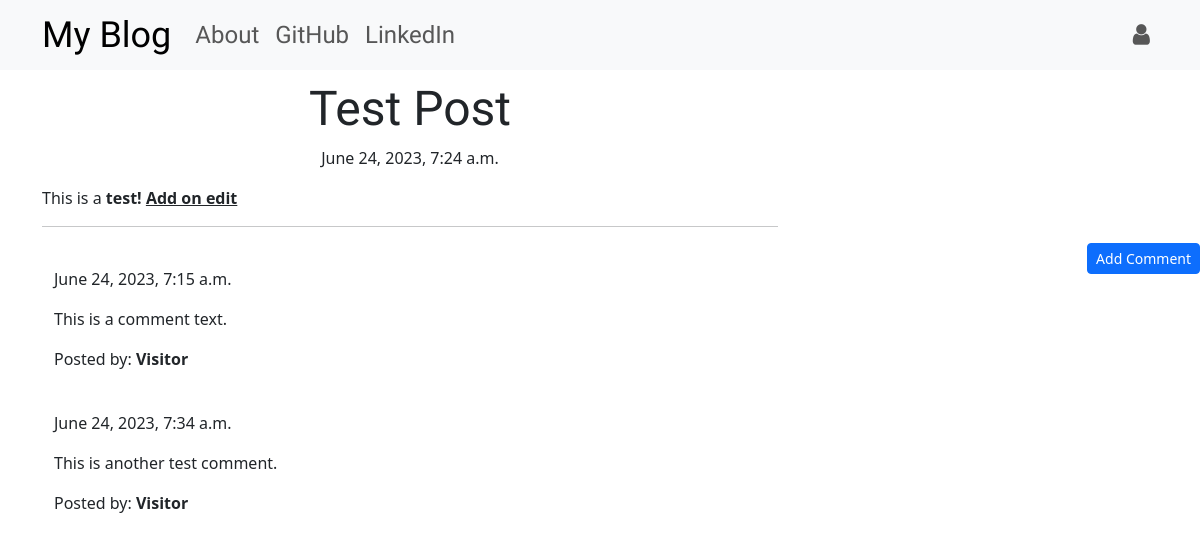
The app's page /post/4/ with its own data.
### blog/models.py (models this page shows, shortened)
class Post(models.Model):
    author = models.ForeignKey('auth.User', on_delete=models.CASCADE)
    title = models.CharField(max_length=256)
    text = models.TextField()
    create_date = models.DateTimeField(default=timezone.now)
    published_date = models.DateTimeField(blank=True, null=True)

class Comment(models.Model):
    post = models.ForeignKey('blog.Post', on_delete=models.CASCADE, related_name='comments')
    author = models.CharField(max_length=256)
    text = models.TextField()
    create_date = models.DateTimeField(default=timezone.now())
    approved_comment = models.BooleanField(default=False)

### blog/views.py (the view)
# urls.py: path('post/<int:pk>/', views.PostDetailView.as_view(), name='post_detail'),
class PostDetailView(DetailView):
    model = Post

### blog/templates/blog/post_detail.html (shortened to what this page needs)
{% extends 'blog/base.html' %}
{% block content %}
    <h1 class="posttitle loader">{{ post.title }}</h1>
    {% if post.published_date %}
        <div class="date postdate">
            {{ post.published_date }}
        </div>
    {% else %}
        <a class="btn btn-outline-dark" href="{% url 'post_publish' pk=post.pk %}">Publish</a>
    {% endif %}
    <p class="postcontent">{{ post.text|safe|linebreaksbr }}</p>
    <hr>
    <a class="btn btn-primary btn-comment btn-sm" href="{% url 'add_comment_to_post' pk=post.pk %}">Add Comment</a>
    <div class="container">
        {% for comment in post.comments.all %}
            <br>
            {% if user.is_authenticated or comment.approved_comment %}
                {{ comment.create_date }}
                <p>{{ comment.text|safe|linebreaks }}</p>
                <p>Posted by: <strong>{{ comment.author }}</strong></p>
            {% endif %}
            {% empty %}
            <p>No Comments!</p>
        {% endfor %}
    </div>
{% endblock %}

### blog/templates/blog/base.html (shortened to what this page needs)
<!DOCTYPE html>
{% load static %}
<html lang="en">
<head>
    <link href="https://cdn.jsdelivr.net/npm/bootstrap@5.3.0/dist/css/bootstrap.min.css" rel="stylesheet">
    <link rel="stylesheet" href="//cdn.jsdelivr.net/npm/medium-editor@latest/dist/css/medium-editor.min.css" type="text/css" media="screen" charset="utf-8">
    <link href="https://maxcdn.bootstrapcdn.com/font-awesome/4.7.0/css/font-awesome.min.css" rel="stylesheet">
    <link rel="stylesheet" href="{% static 'css/blog.css' %}">
</head>
<body class="loader">
    <nav class="navbar navbar-expand-lg bg-light techfont custom-navbar">
        <div class="container">
            <ul class="navbar-nav align-items-center">
                <li><a class="navbar-brand bigbrand" href="{% url 'post_list' %}">My Blog</a></li>
                <li><a class="nav-item nav-link" href="{% url 'about' %}">About</a></li>
                <li><a class="nav-item nav-link" href="https://www.github.com/samjain06">GitHub</a></li>
                <li><a class="nav-item nav-link" href="https://www.linkedin.com/in/samjain06">LinkedIn</a></li>
            </ul>
            <ul class="navbar-nav align-items-center ml-auto">
                {% if user.is_authenticated %}
                    <li><a class="nav-item nav-link" href="{% url 'post_new' %}">New Post</a></li>
                    <li><a class="nav-item nav-link" href="{% url 'post_draft_list' %}">Drafts</a></li>
                    <li><a class="nav-item nav-link" href="{% url 'logout' %}">Logout</a></li>
                    <li><a class="nav-item nav-link">Welcome, {{ user.username }}</a></li>
                {% else %}
                    <li><a class="nav-item nav-link" href="{% url 'login' %}"><span class="fa fa-user"></span></a></li>
                {% endif %}
            </ul>
        </div>
    </nav>
    <div class="content container">
        <div class="row">
            <div class="col-md-8">
                <div class="blog_posts">
                    {% block content %}
                    {% endblock %}
                </div>
            </div>
        </div>
    </div>
</body>
</html>

### blog/static/css/blog.css (style rules this page uses)
.techfont { font-family: 'Days One', sans-serif; font-size: 1.5em; margin-bottom: 10px; }
.postdate { text-align: center; }
.posttitle { font-family: 'Days One', sans-serif; font-size: 3em; text-align: center; }
.postcontent { font-family: 'Montserrat'; font-size: 1.5em; }
.btn-comment { position: absolute; right: 0px; }
.bigbrand { font-size: 1.5em; }
.loader { filter:hue-rotate(0deg); color: linear-gradient(45deg,#0f8,#08f); animation:hue 5000ms infinite linear; }

### records on screen
Post: title "Test Post", published_date "June 24, 2023, 7:24 a.m.", text "This is a test! Add on edit"
Comment: create_date "June 24, 2023, 7:15 a.m.", text "This is a comment text.", author "Visitor"
Comment: create_date "June 24, 2023, 7:34 a.m.", text "This is another test comment.", author "Visitor"
